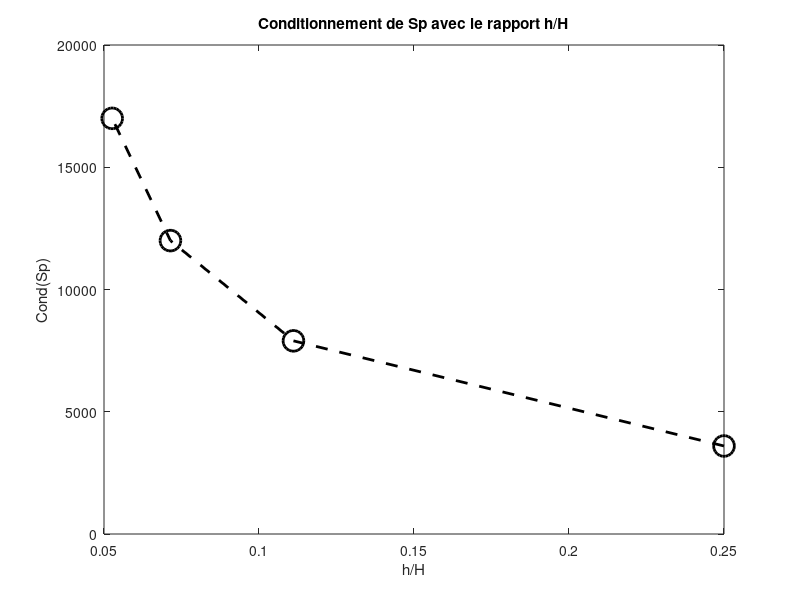

The MATLAB script that drew this image:
hH = [
    1/(5-1)
    1/(10-1)
    1/(15-1)
    1/(20-1)
];
conds = [
    3.6e3
    7.9e3
    1.2e4
    1.7e4
];

figure
plot(...
    hH,conds,'k--o',...
    'LineWidth',2,...
    'MarkerSize',15,...
    'MarkerEdgeColor','k')
title('Conditionnement de Sp avec le rapport h/H');
xlabel('h/H');
ylabel('Cond(Sp)');
